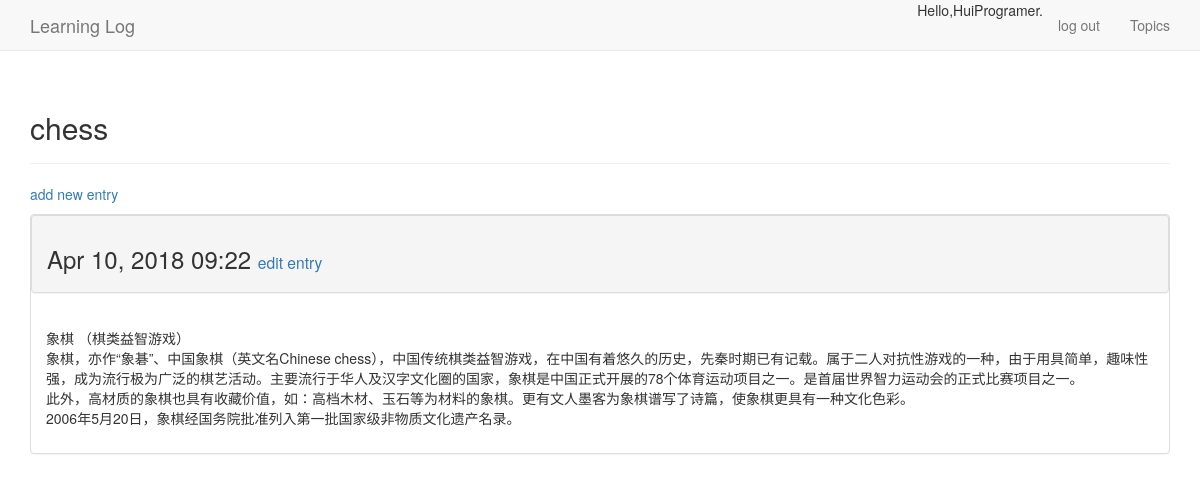
The page /topics/1/ (signed in) on the database its author committed.
### learning_logs/models.py (models this page shows, shortened)
class Topic(models.Model):
    text = models.CharField(max_length = 200)
    date_added = models.DateTimeField(auto_now_add = True)
    owner = models.ForeignKey(User,on_delete = models.CASCADE)
    class Meta:
        verbose_name_plural = '主题'
    def __str__(self):
        return self.text

class Entry(models.Model):
    topic = models.ForeignKey('Topic' , on_delete = models.CASCADE)
    text = models.TextField()
    date_added = models.DateTimeField(auto_now_add = True)
    class Meta:
        verbose_name_plural = '词条'

### learning_logs/views.py (the view)
# urls.py: url(r'^topics/(?P<topic_id>\d+)/$',views.topic, name = 'topic'),
@login_required
def topic(request, topic_id):
    topic =  Topic.objects.get(id = topic_id)
    if topic.owner != request.user:
        raise Http404
    entries = topic.entry_set.order_by('-date_added')
    context = {'topic': topic, 'entries': entries}
    return render(request, 'learning_logs/topic.html',context)

### learning_logs/templates/learning_logs/topic.html (shortened to what this page needs)
<!DOCTYPE html>
<html lang="en">
<head>
</head>
{% extends "learning_logs/base.html" %}
{% block header %}
    <h2>{{ topic }}</h2>
{% endblock header %}
{% block content %}
    <p>
        <a href = "{% url 'learning_logs:new_entry' topic.id %}">add new entry</a>
    </p>
    {% for entry in entries %}
        <div class = "panel panel-default">
        <div class = "panel panel-heading">
    <h3>
        {{ entry.date_added|date:'M d, Y H:i' }}
        <small>
            <a href = "{% url 'learning_logs:edit_entry' entry.id %}">edit entry</a>
        </small>
    </h3>
        </div>
        <div class = "panel-body">
        {{ entry.text|linebreaks }}
        </div>
        </div>
    {% empty %}
        There are no entries for this topic yet.
    {% endfor %}
{% endblock content %}

### learning_logs/templates/learning_logs/base.html (shortened to what this page needs)
{% load bootstrap3 %}
<!DOCTYPE html>
<html lang="en">
<head>
    {% bootstrap_css %}
</head>
<body>
<nav class = "navbar navbar-default navbar-static-top">
    <div class = "container">
    <div class = "navbar-header">
    <a class = "navbar-brand" href = "{% url 'learning_logs:index' %}">
        Learning Log</a>
    </div>
    <div id = "navbar" class = "navbar-collapse collapse">
    <ul class = "nav navbar-nav navbar-right">
        <li> <a href = "{% url 'learning_logs:topics' %}">Topics</a></li>
    </ul>
    <ul class = "nav navbar-nav navbar-right">
    {% if user.is_authenticated %}
        <li>Hello,{{ user.username }}.</li>
        <li><a href = "{% url 'users:logout' %}">log out</a></li>
    {% else %}
        <li><a href = "{% url 'users:register' %}">register</a></li>
        <li><a href = "{% url 'users:login' %}">log in</a></li>
    {% endif %}
    </ul>
    </div>
    </div>
</nav>
<div class = "container">
<div class = "page-header">
{% block header %}{% endblock header %}
</div>
<div>
{% block content %}{% endblock content%}
</div>
</div>
</body>
</html>

### rows shown on the page
Topic: text "chess"
Entry: date_added "Apr 10, 2018 09:22", text "象棋 （棋类益智游戏） 象棋，亦作“象碁”、中国象棋（英文名Chinese chess），中国传统棋类益智游戏，在中国有着悠久的历史，先秦时期已有记载。属于二人对抗性游戏的一种，由于用具简单，趣味性强，成为流行极为广泛的棋艺活动。主要流行于华人及汉字文化圈的国家，象棋是中国正式开展的78个体育运动项目之一。是首届世界智力运动会的正式比赛项目之一。 此外，高材质的象棋也具有收藏价值，如：高档木材、玉石等为材料的象棋。更有文人墨客为象棋谱写了诗篇，使象棋更具有一种文化色彩。 2006年5月20日，象棋经国务院批准列入第一批国家级非物质文化遗产名录。"

### other values the page prints
{{ user.username }} "HuiProgramer"
